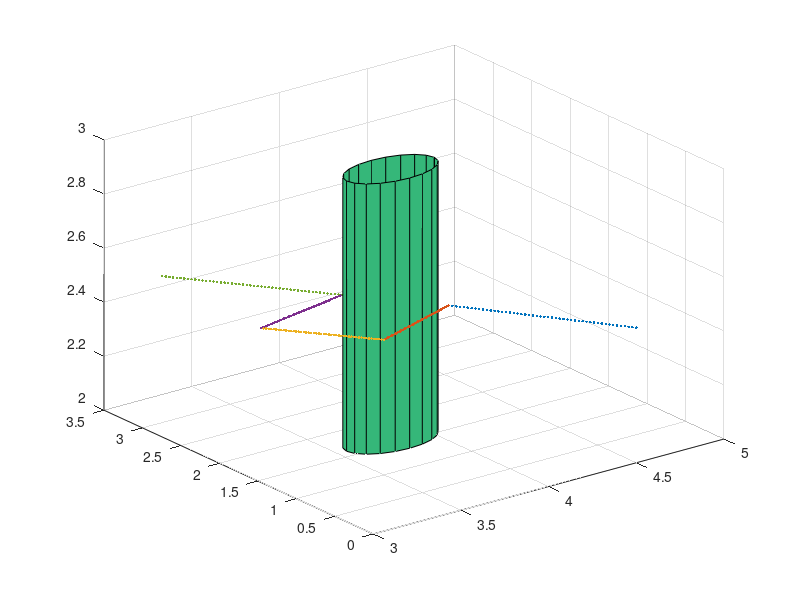

This figure's MATLAB source: (Note: this script raises an error after producing the figure.)
    clc;
    clear all;
    close all;

    a=0;

    point1=[4.5 0 2.5];
    point2=[4 1.3 2.5];
    point3=[3.5 1 2.5];
    point4=[3.15 1.8 2.5];
    point5=[3.7 2 2.5];
    point6=[3.2 3.2 2.5];
    orientation= -pi/2;

    steps=50;

    x12points=linspace(point1(1),point2(1),steps);
    y12points=linspace(point1(2),point2(2),steps);
    z12points=linspace(point1(3),point2(3),steps);

    x23points=linspace(point2(1),point3(1),steps);
    y23points=linspace(point2(2),point3(2),steps);
    z23points=linspace(point2(3),point3(3),steps);

    x34points=linspace(point3(1),point4(1),steps);
    y34points=linspace(point3(2),point4(2),steps);
    z34points=linspace(point3(3),point4(3),steps);

    x45points=linspace(point4(1),point5(1),steps);
    y45points=linspace(point4(2),point5(2),steps);
    z45points=linspace(point4(3),point5(3),steps);

    x56points=linspace(point5(1),point6(1),steps);
    y56points=linspace(point5(2),point6(2),steps);
    z56points=linspace(point5(3),point6(3),steps);

    scatter3(x12points,y12points,z12points,'.');
    scatter3(x23points,y23points,z23points,'.');

   

    for a=1:steps;

        scatter3(x12points,y12points,z12points,'.');
        hold on
        scatter3(x23points,y23points,z23points,'.');
        hold on
        scatter3(x34points,y34points,z34points,'.');
        hold on
        scatter3(x45points,y45points,z45points,'.');
        hold on
        scatter3(x56points,y56points,z56points,'.');
         hold on
         r = .25;
         [X,Y,Z] = cylinder(r);
         surf(X+3.8,Y+1.6,Z+2)
         hold on

       IKinput12=[x12points(a),y12points(a),z12points(a),orientation];
       IKoutput12=fullIK(IKinput12);
       FKoutput12=fullFK(IKoutput12);

       plot3(FKoutput12(:,1),FKoutput12(:,2),FKoutput12(:,3),'ko-');
       axis([-1 5 -1 4 -1 5]);
        xlabel('x')
        ylabel('y')
        zlabel('z')
       grid on;
       hold on;
       pause(0.001);
       hold off;

    end
    for b=1:steps;

        scatter3(x12points,y12points,z12points,'.');
        hold on
        scatter3(x23points,y23points,z23points,'.');
        hold on
        scatter3(x34points,y34points,z34points,'.');
        hold on
        scatter3(x45points,y45points,z45points,'.');
        hold on
        scatter3(x56points,y56points,z56points,'.');
        hold on
          r = .25;
         [X,Y,Z] = cylinder(r);
         surf(X+3.8,Y+1.6,Z+2)
         hold on

           IKinput23=[x23points(b),y23points(b),z23points(b),orientation];
           IKoutput23=fullIK(IKinput23);
           FKoutput23=fullFK(IKoutput23);

           plot3(FKoutput23(:,1),FKoutput23(:,2),FKoutput23(:,3),'ko-');
           axis([-1 5 -1 4 -1 5]);
            xlabel('x')
            ylabel('y')
            zlabel('z')
           grid on;
           hold on;
           pause(0.001);
           hold off;    
    end
       for c=1:steps;

        scatter3(x12points,y12points,z12points,'.');
        hold on
        scatter3(x23points,y23points,z23points,'.');
        hold on
        scatter3(x34points,y34points,z34points,'.');
        hold on
        scatter3(x45points,y45points,z45points,'.');
        hold on
        scatter3(x56points,y56points,z56points,'.');
        hold on
        r = .25;
         [X,Y,Z] = cylinder(r);
         surf(X+3.8,Y+1.6,Z+2)
         hold on

           IKinput34=[x34points(c),y34points(c),z34points(c),orientation];
           IKoutput34=fullIK(IKinput34);
           FKoutput34=fullFK(IKoutput34);

           plot3(FKoutput34(:,1),FKoutput34(:,2),FKoutput34(:,3),'ko-');
           axis([-1 5 -1 4 -1 5]);
               xlabel('x')
               ylabel('y')
               zlabel('z')
           grid on;
           hold on;
           pause(0.001);
           hold off;
       end
       for d=1:steps;

              scatter3(x12points,y12points,z12points,'.');
        hold on
        scatter3(x23points,y23points,z23points,'.');
        hold on
        scatter3(x34points,y34points,z34points,'.');
        hold on
        scatter3(x45points,y45points,z45points,'.');
        hold on
        scatter3(x56points,y56points,z56points,'.');
        hold on
       r = .25;
         [X,Y,Z] = cylinder(r);
         surf(X+3.8,Y+1.6,Z+2)
         hold on


           IKinput45=[x45points(d),y45points(d),z45points(d),orientation];
           IKoutput45=fullIK(IKinput45);
           FKoutput45=fullFK(IKoutput45);

           plot3(FKoutput45(:,1),FKoutput45(:,2),FKoutput45(:,3),'ko-');
           axis([-1 5 -1 4 -1 5]);
               xlabel('x')
               ylabel('y')
               zlabel('z')
           grid on;
           hold on;
           pause(0.001);
           hold off;
       end

       for e=1:steps;

              scatter3(x12points,y12points,z12points,'.');
        hold on
        scatter3(x23points,y23points,z23points,'.');
        hold on
        scatter3(x34points,y34points,z34points,'.');
        hold on
        scatter3(x45points,y45points,z45points,'.');
        hold on
        scatter3(x56points,y56points,z56points,'.');
        hold on
      r = .25;
         [X,Y,Z] = cylinder(r);
         surf(X+3.8,Y+1.6,Z+2)
         hold on


           IKinput56=[x56points(e),y56points(e),z56points(e),orientation];
           IKoutput56=fullIK(IKinput56);
           FKoutput56=fullFK(IKoutput56);

           plot3(FKoutput56(:,1),FKoutput56(:,2),FKoutput56(:,3),'ko-');
           axis([-1 5 -1 4 -1 5]);
               xlabel('x')
               ylabel('y')
               zlabel('z')
           grid on;
           hold on;
           pause(0.001);
           hold off;
       end 
    function thetas=fullIK(xyzpTarget)

    ll1=0;
    ll2=3;
    ll3=3;
    ll4=1;
    ll5=0;

    pEX=xyzpTarget(1);
    pEY=xyzpTarget(2);
    pEZ=xyzpTarget(3);
    pEP=xyzpTarget(4);

    %theta 1
    theta1=atan2(pEY,pEX);

    %theta 3
    pX4=sqrt(pEX^2+pEY^2)-((ll4+ll5)*cos(pEP));
    pZ4=(pEZ-ll1)-((ll4+ll5)*sin(pEP));

    costh3=(pX4^2+pZ4^2-ll2^2-ll3^2)/(2*ll2*ll3);
    sinth3=-sqrt(1-(costh3)^2);
    theta3=atan2(sinth3,costh3);

    %theta 2
    costh2=((pX4*(ll2+(ll3*cos(theta3))))+(pZ4*ll3*sin(theta3)))/(pX4^2+pZ4^2);
    sinth2=sqrt(1-costh2^2);
    theta2=atan2(sinth2,costh2);

    %theta 4
    theta4=pEP-theta2-theta3;

    thetas=[theta1 theta2 theta3 theta4 0];

    end

    function joints=fullFK(angles)

    tt1=angles(1);
    tt2=angles(2);
    tt3=angles(3);
    tt4=angles(4);
    tt5=angles(5);

    ll1=0;
    ll2=3;
    ll3=3;
    ll4=1;

    dht1=[deg2rad(90) 0 0 tt1];
    dht2=[0 ll2 0 tt2];
    dht3=[0 ll3 0 tt3];
    dht4=[deg2rad(-90) ll4 0 tt4];
    dht5=[0 0 0 tt5];

    DHmaster=DHT(dht1)*DHT(dht2)*DHT(dht3)*DHT(dht4)*DHT(dht5);
    dhp4=DHT(dht1)*DHT(dht2)*DHT(dht3)*DHT(dht4);
    dhp3=DHT(dht1)*DHT(dht2)*DHT(dht3);
    dhp2=DHT(dht1)*DHT(dht2);
    dhp1=DHT(dht1);

    xyz1(1,:)=DHmaster(1:3,4);
    xyz2(1,:)=dhp4(1:3,4);
    xyz3(1,:)=dhp3(1:3,4);
    xyz4(1,:)=dhp2(1:3,4);
    xyz5(1,:)=dhp1(1:3,4);

    joints=[xyz1(1,:);xyz2(1,:);xyz3(1,:);xyz4(1,:);xyz5(1,:)];

    end

    function DHTmatrix=DHT(ipDHpara)    %(an_1,alphan_1,dn,thetan)

    an_1=ipDHpara(2);
    alphan_1=ipDHpara(1);
    dn=ipDHpara(3);
    thetan=ipDHpara(4);

    sa=sin(alphan_1);
    st=sin(thetan);
    ca=cos(alphan_1);
    ct=cos(thetan);

    DHTmatrix=[ct -ca*st sa*st an_1*ct;
               st ca*ct -sa*ct an_1*st;
               0 sa ca dn
               0 0 0 1];
    end
